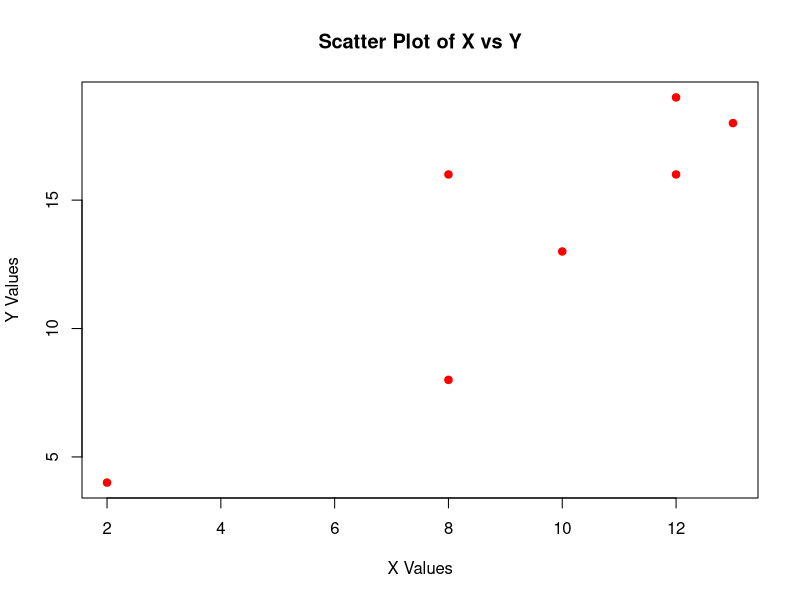

Write R code to recreate this figure.
x <- c(2, 8, 13, 10, 12, 12, 8)
y <- c(4, 16, 18, 13, 19, 16, 8)

plot(x, y, 
     main = "Scatter Plot of X vs Y",
     xlab = "X Values", 
     ylab = "Y Values", 
     pch = 19,
     col = "red")